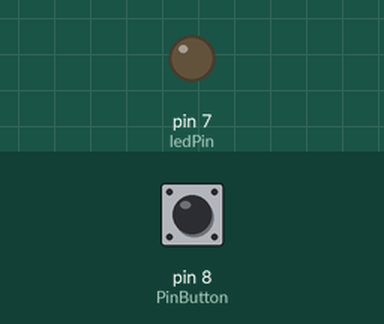
Simulated run of this sketch. Board: Arduino Uno, built with avr-gcc and run on an emulated ATmega328P. Parts: output pins drawn as LEDs (lit = HIGH). Dashed ring = blinking. Inputs (shaded band) come from the test bench; at power-on: pin 8 (PinButton) LOW.

Above: at 1.3 s.
1.4 s: pin 8 (PinButton) pulled HIGH for 1 s
At 2.8 s:
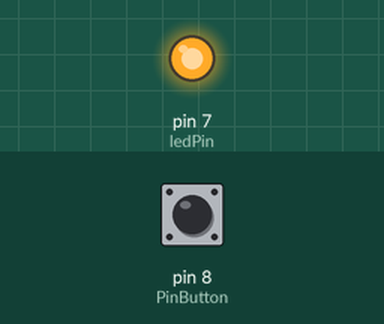
3.9 s: pin 8 (PinButton) pulled HIGH for 0.15 s
At 5.3 s:
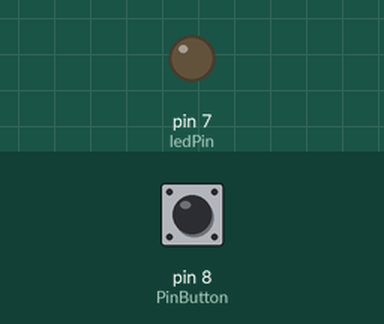
5.6 s: pin 8 (PinButton) pulled HIGH for 3.2 s
At 5.9 s:
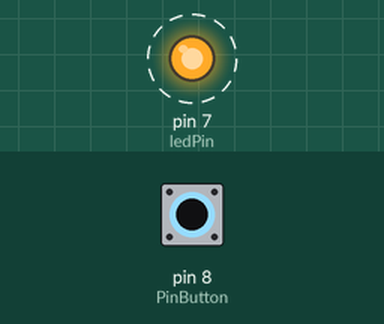
Timing chart, 0 to 10.3 s (numbered marks = the images above; inputs shaded):
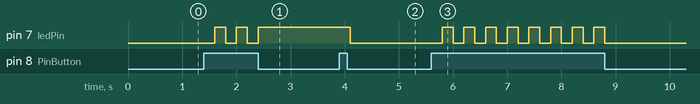

The sketch:

pushbutton.ino
```cpp
// Entradas e saídas digitais - push-button + led
// Apostila Eletrogate - KIT INTERMEDIATE

#define PinButton 8
#define ledPin 7

bool mystate = false;

void setup()
{
  pinMode(PinButton, INPUT);
  pinMode(ledPin, OUTPUT);
  Serial.begin(9600);
  delay(100);
}

void loop()
{
  if (digitalRead(PinButton) == HIGH) {
    delay(200);
    mystate = !mystate;

    if (mystate) {
    digitalWrite(ledPin, HIGH);
    } else {
      digitalWrite(ledPin, LOW);
    }

  }


}
```

Measured:
- after the input at 1.4 s, pin 7 (ledPin): alternates HIGH for 0.20 s and LOW for 0.20 s, 5 changes in all, then stays HIGH, starting after 0.20 s
- after the input at 3.9 s, pin 7 (ledPin): HIGH → LOW after 0.20 s
- after the input at 5.6 s, pin 7 (ledPin): alternates HIGH for 0.20 s and LOW for 0.20 s, 16 changes in all, then stays LOW, starting after 0.20 s
